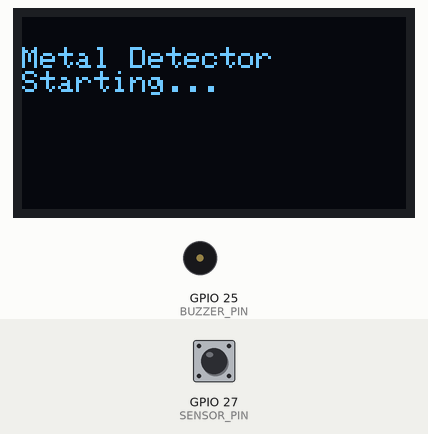
This sketch was run on a simulated ESP32. Shown: 128×64 one-colour display, buzzer (waves = sounding, pin HIGH). The test bench sets the inputs (shaded band); at power-on: GPIO 27 (SENSOR_PIN) LOW. What the sketch prints to the serial monitor is not drawn.

Above: at 0.1 s.
At 5.2 s:
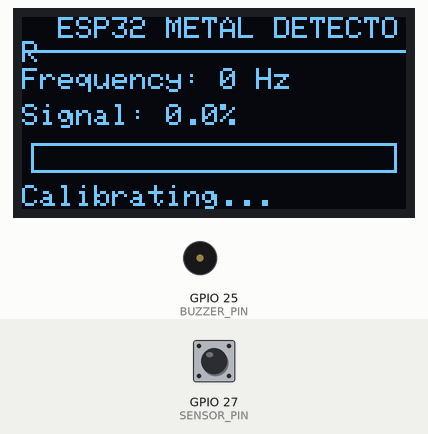
5.3 s: GPIO 27 (SENSOR_PIN) pulsed HIGH 5 times (0.12 s each, 0.3 s apart)
At 5.8 s:
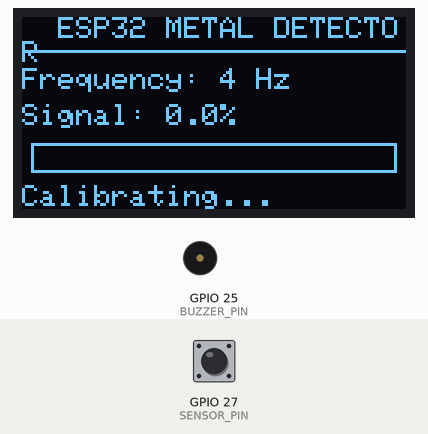
Timing chart, 0 to 8.3 s (numbered marks = the images above; inputs shaded):
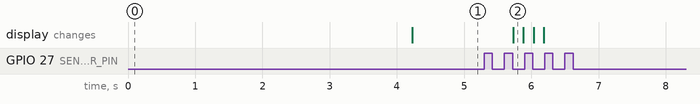

Measured:
- after the input at 5.3 s, the display: changes after 0.43 s (image 2)

The sketch:

msc.ino
```cpp
#include <Wire.h>
#include <Adafruit_GFX.h>
#include <Adafruit_SSD1306.h>
// OLED configuration
#define SCREEN_WIDTH 128
#define SCREEN_HEIGHT 64
#define OLED_RESET -1
#define OLED_ADDRESS 0x3C
// ESP32 GPIO pins
#define OLED_SDA 21
#define OLED_SCL 22
#define SENSOR_PIN 27
#define BUZZER_PIN 25
// Detection settings
const unsigned long SAMPLE_TIME_MS = 250;
const unsigned long DISPLAY_TIME_MS = 150;
const unsigned long CALIBRATION_TIME_MS = 3000;
const float DETECTION_THRESHOLD_PERCENT = 15.0f;
Adafruit_SSD1306 display(
  SCREEN_WIDTH,
  SCREEN_HEIGHT,
  &Wire,
  OLED_RESET);
unsigned long lastSampleTime = 0;
unsigned long lastDisplayTime = 0;
unsigned long pulseCount = 0;
unsigned long baselinePulseCount = 0;
float signalPercent = 0.0f;
bool metalDetected = false;
bool calibrated = false;
void drawScreen(
  unsigned long frequency,
  float signal,
  bool detected,
  bool isCalibrated) {
  display.clearDisplay();
  display.setTextColor(SSD1306_WHITE);
  display.setTextSize(1);
  display.setCursor(12, 0);
  display.println(F("ESP32 METAL DETECTOR"));
  display.drawLine(0, 11, 127, 11, SSD1306_WHITE);
  display.setCursor(0, 17);
  display.print(F("Frequency: "));
  display.print(frequency);
  display.println(F(" Hz"));
  display.setCursor(0, 29);
  display.print(F("Signal: "));
  display.print(signal, 1);
  display.println(F("%"));
  // Signal bar
  int barWidth = (int)(signal * 1.2f);
  if (barWidth < 0) {
    barWidth = 0;
  }
  if (barWidth > 120) {
    barWidth = 120;
  }
  display.drawRect(3, 42, 122, 10, SSD1306_WHITE);
  if (barWidth > 0) {
    display.fillRect(4, 43, barWidth, 8, SSD1306_WHITE);
  }
  display.setCursor(0, 56);
  if (!isCalibrated) {
    display.print(F("Calibrating..."));
  } else if (detected) {
    display.print(F("METAL DETECTED!"));
  } else {
    display.print(F("Scanning..."));
  }
  display.display();
}
void setup() {
  Serial.begin(115200);
  pinMode(SENSOR_PIN, INPUT);
  pinMode(BUZZER_PIN, OUTPUT);
  digitalWrite(BUZZER_PIN, LOW);
  Wire.begin(OLED_SDA, OLED_SCL);
  if (!display.begin(
        SSD1306_SWITCHCAPVCC,
        OLED_ADDRESS)) {
    Serial.println(F("OLED not found. Check wiring/address."));
    while (true) {
      delay(100);
    }
  }
  display.clearDisplay();
  display.setTextSize(1);
  display.setTextColor(SSD1306_WHITE);
  display.setCursor(0, 10);
  display.println(F("Metal Detector"));
  display.println(F("Starting..."));
  display.display();
  delay(1000);
  // Establish baseline with the coil away from metal.
  unsigned long calibrationStart = millis();
  unsigned long calibrationEdges = 0;
  int previousState = digitalRead(SENSOR_PIN);
  while (millis() - calibrationStart < CALIBRATION_TIME_MS) {
    int currentState = digitalRead(SENSOR_PIN);
    if (currentState == HIGH && previousState == LOW) {
      calibrationEdges++;
    }
    previousState = currentState;
    delayMicroseconds(50);
  }
  baselinePulseCount = calibrationEdges;
  calibrated = (baselinePulseCount > 0);
  if (!calibrated) {
    Serial.println(
      F("No sensor pulses detected. Check the sensing circuit."));
  }
  lastSampleTime = millis();
  lastDisplayTime = millis();
}
void loop() {
  static int previousState = LOW;
  int currentState = digitalRead(SENSOR_PIN);
  if (currentState == HIGH && previousState == LOW) {
    pulseCount++;
  }
  previousState = currentState;
  unsigned long now = millis();
  if (now - lastSampleTime >= SAMPLE_TIME_MS) {
    unsigned long elapsed = now - lastSampleTime;
    // Convert pulse count to frequency in Hz.
    unsigned long frequency =
      (pulseCount * 1000UL) / elapsed;
    pulseCount = 0;
    lastSampleTime = now;
    if (calibrated && baselinePulseCount > 0) {
      float baselineFrequency =
        (baselinePulseCount * 1000.0f) / CALIBRATION_TIME_MS;
      float difference =
        (float)frequency - baselineFrequency;
      if (difference < 0) {
        difference = -difference;
      }
      float percent =
        (difference / baselineFrequency) * 100.0f;
      if (percent > 100.0f) {
        percent = 100.0f;
      }
      signalPercent = percent;
      metalDetected =
        (signalPercent >= DETECTION_THRESHOLD_PERCENT);
    } else {
      signalPercent = 0.0f;
      metalDetected = false;
    }
    digitalWrite(
      BUZZER_PIN,
      metalDetected ? HIGH : LOW);
    Serial.print(F("Frequency: "));
    Serial.print(frequency);
    Serial.print(F(" Hz, Signal: "));
    Serial.print(signalPercent, 1);
    Serial.print(F("%, Metal: "));
    Serial.println(metalDetected ? F("YES") : F("NO"));
  }
  if (now - lastDisplayTime >= DISPLAY_TIME_MS) {
    unsigned long frequency =
      (pulseCount * 1000UL) / SAMPLE_TIME_MS;
    drawScreen(
      frequency,
      signalPercent,
      metalDetected,
      calibrated);
    lastDisplayTime = now;
  }
}
```
